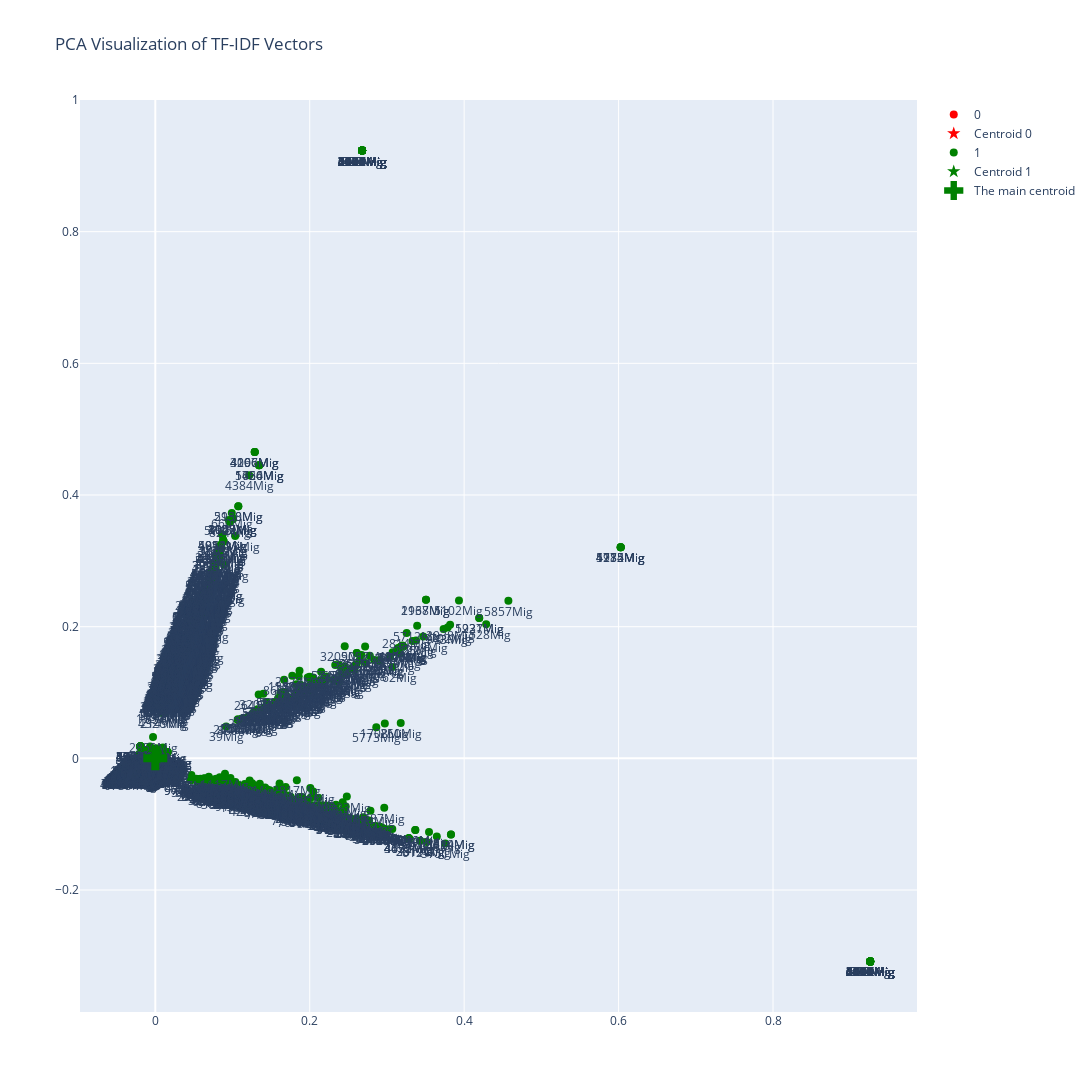

Write notebook code for a chart like this one.
### Code cell
LBD_06_visualization.visualize_tfidf_pca_interactive(ids_list, cluster_assignments, tfidf_matrix, transpose = False)

### Figure 1 — Plotly figure (JSON) as saved in the notebook; plotly's stock layout.template omitted (floating-point values rounded to 4 significant figures; data arrays with more than 128 entries replaced by an {"elided": "..."} marker saying what was removed)
{"data": [{"hovertext": {"elided": "1040 str values"}, "marker": {"color": "red", "size": 8}, "mode": "markers+text", "name": "0", "text": {"elided": "1040 str values"}, "textposition": "bottom center", "type": "scatter", "x": {"elided": "1040 float values"}, "y": {"elided": "1040 float values"}}, {"hovertext": "Centroid of 0", "marker": {"color": "red", "size": 10, "symbol": "star"}, "mode": "markers", "name": "Centroid 0", "type": "scatter", "x": [-0.02221], "y": [-0.01404]}, {"hovertext": {"elided": "15116 str values"}, "marker": {"color": "green", "size": 8}, "mode": "markers+text", "name": "1", "text": {"elided": "15116 str values"}, "textposition": "bottom center", "type": "scatter", "x": {"elided": "15116 float values"}, "y": {"elided": "15116 float values"}}, {"hovertext": "Centroid of 1", "marker": {"color": "green", "size": 10, "symbol": "star"}, "mode": "markers", "name": "Centroid 1", "type": "scatter", "x": [0.001528], "y": [0.0009657]}, {"hovertext": ["The main centroid"], "marker": {"color": "green", "size": 20, "symbol": "cross"}, "mode": "markers", "name": "The main centroid", "type": "scatter", "x": [1.472e-17], "y": [-1.749e-17]}], "layout": {"height": 1100, "hovermode": "closest", "showlegend": true, "title": {"text": "PCA Visualization of TF-IDF Vectors"}, "width": 1100}}
